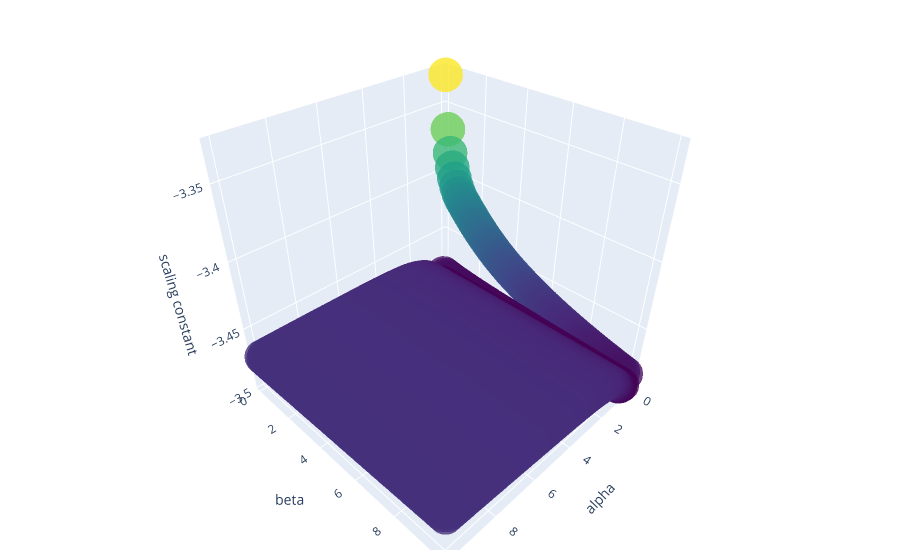

Write notebook code for a chart like this one.
### Code cell
graph_objects(c4s) #the curve is flipped and although it is much flatter for the most part, there's still a part that's logarithmically increasing?

### Figure 1 — Plotly figure (JSON) as saved in the notebook; plotly's stock layout.template omitted (floating-point values rounded to 4 significant figures; data arrays with more than 128 entries replaced by an {"elided": "..."} marker saying what was removed)
{"data": [{"marker": {"color": {"elided": "5625 float values"}, "colorscale": [[0, "#440154"], [0.1111, "#482878"], [0.2222, "#3e4989"], [0.3333, "#31688e"], [0.4444, "#26828e"], [0.5556, "#1f9e89"], [0.6667, "#35b779"], [0.7778, "#6ece58"], [0.8889, "#b5de2b"], [1, "#fde725"]], "opacity": 0.8, "size": 12}, "mode": "markers", "type": "scatter3d", "x": {"elided": "5625 float values"}, "y": {"elided": "5625 float values"}, "z": {"elided": "5625 float values"}}], "layout": {"margin": {"b": 10, "l": 10, "r": 20, "t": 10}, "scene": {"xaxis": {"title": {"text": "alpha"}}, "yaxis": {"title": {"text": "beta"}}, "zaxis": {"title": {"text": "scaling constant"}}}}}
